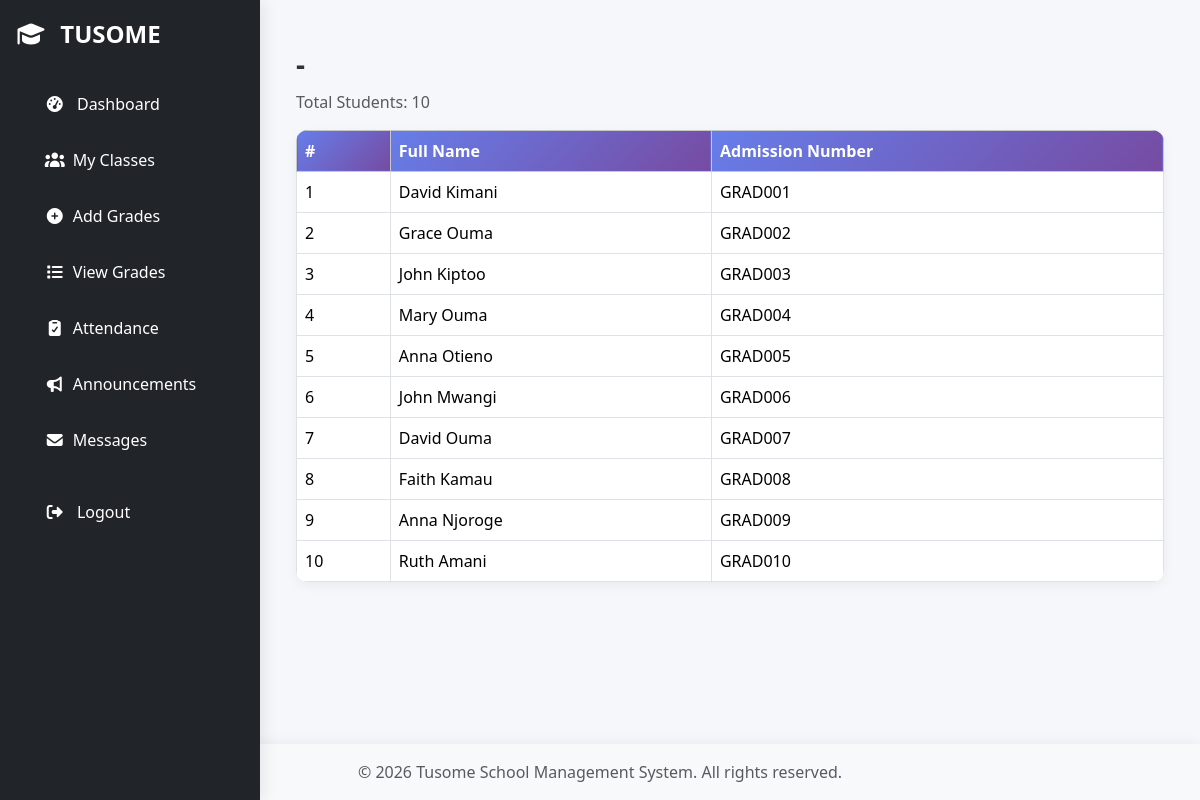
The app's page /teacher/class/1 (signed in) with its own data.
### models.py (models this page shows, shortened)
class Student(db.Model):
    __tablename__ = "students"
    id = db.Column(db.Integer, primary_key=True)
    full_name = db.Column(db.String(100), nullable=False)
    user_id = db.Column(
        db.Integer, db.ForeignKey("users.id"), unique=True, nullable=True
    )
    admission_number = db.Column(db.String(50), unique=True, nullable=False)
    date_of_birth = db.Column(db.Date, nullable=False)
    parent_id = db.Column(db.Integer, db.ForeignKey("users.id"), nullable=True)
    current_class_id = db.Column(db.Integer, db.ForeignKey("classes.id"), nullable=True)
    status = db.Column(db.String(20), default="active")
    pathway = db.Column(
        db.String(50), nullable=True
    )  # STEM / Social Sciences / Arts & Sports
    student_user_profile = db.relationship(
        "User", back_populates="student_profile", foreign_keys=[user_id], uselist=False
    )
    parent = db.relationship(
        "User",
        back_populates="students_as_parent",
        foreign_keys=[parent_id],
        uselist=False,
    )
    current_class = db.relationship(
        "Class",
        back_populates="students",
        foreign_keys=[current_class_id],
        uselist=False,
    )
    attendances = db.relationship(
        "Attendance",
        back_populates="student",
        cascade="all, delete-orphan",
        lazy="select",
    )
    grades = db.relationship(
        "Grade", back_populates="student", cascade="all, delete-orphan", lazy="select"
    )
    fee_statements = db.relationship(
        "FeeStatement",
        back_populates="student",
        cascade="all, delete-orphan",
        lazy="select",
    )
    payments = db.relationship(
        "FeePayment",
        back_populates="student",
        cascade="all, delete-orphan",
        lazy="select",
    )
    teacher_classes = db.Table(
        "teacher_classes",
        db.Column(
            "teacher_id", db.Integer, db.ForeignKey("teachers.id"), primary_key=True
        ),
        db.Column(
            "class_id", db.Integer, db.ForeignKey("classes.id"), primary_key=True
        ),
    )
    teacher_subjects = db.Table(
        "teacher_subjects",
        db.Column(
            "teacher_id", db.Integer, db.ForeignKey("teachers.id"), primary_key=True
        ),
        db.Column(
            "subject_id", db.Integer, db.ForeignKey("subjects.id"), primary_key=True
        ),
    )

### routes/teacher.py (the view)
@teacher_bp.route("/class/<int:class_id>")
@login_required
def class_view(class_id):
    cls = Class.query.get_or_404(class_id)
    if cls.class_teacher_id != current_user.id:
        abort(403)
    students = cls.students  # relationship from Class → Student
    return render_template("teacher/class_view.html", cls=cls, students=students)

### app.py (called while the page is built)
@login_manager.user_loader
def load_user(user_id):
    return User.query.get(int(user_id))

def create_app():
    app = Flask(__name__)
    app.config.from_object(Config)
    app.config["SQLALCHEMY_DATABASE_URI"] = "sqlite:///site.db"
    app.config["SQLALCHEMY_TRACK_MODIFICATIONS"] = False
    app.config["SECRET_KEY"] = "your-secret-key"
    db.init_app(app)
    login_manager.init_app(app)
    migrate.init_app(app, db)
    mail.init_app(app)
    login_manager.login_view = "auth_bp.login"
    @app.context_processor
    def inject_now():
        return {"now": datetime.now()}
    @app.route("/")
    def index():
        return redirect(url_for("auth_bp.login"))
    register_blueprints(app)
    register_cli(app)
    return app

### models.py (called while the page is built)
    def is_admin(self):
        return bool(self.role and self.role.lower() == "admin")

    def is_teacher(self):
        return bool(self.role and self.role.lower() == "teacher")

    def is_parent(self):
        return bool(self.role and self.role.lower() == "parent")

    def is_student(self):
        return bool(self.role and self.role.lower() == "student")

    def is_finance(self):
        return bool(self.role and self.role.lower() == "finance")

### Templates/teacher/class_view.html (shortened to what this page needs)
{% extends "base.html" %}
{% block content %}
    <div class="container mt-4">
        <h3 class="fw-bold">{{ cls.class_name }} - {{ cls.stream }}</h3>
        <p class="text-muted">Total Students: {{ students|length }}</p>
        <table class="table table-bordered mt-3">
            <thead class="table-light">
                <tr>
                    <th>#</th>
                    <th>Full Name</th>
                    <th>Admission Number</th>
                </tr>
            </thead>
            <tbody>
                {% for s in students %}
                    <tr>
                        <td>{{ loop.index }}</td>
                        <td>{{ s.full_name }}</td>
                        <td>{{ s.admission_number }}</td>
                    </tr>
                {% endfor %}
            </tbody>
        </table>
    </div>
{% endblock %}

### static/tom-select.css (style rules this page uses)
:root { --ts-pr-clear-button: 0px; --ts-pr-caret: 0px; --ts-pr-min: .75rem; }

### Templates/base.html (style rules this page uses)
:root { --primary-gradient: linear-gradient(135deg, #4facfe, #00f2fe); --secondary-gradient: linear-gradient(135deg, #667eea, #764ba2); --danger-gradient: linear-gradient(135deg, #ff758c, #ff7eb3); --success-gradient: linear-gradient(135deg, #43e97b, #38f9d7); --dark-bg: #2c3e50; }
body { background: #f5f7fa; font-family: "Segoe UI", Tahoma, Geneva, Verdana, sans-serif; color: #2d3436; animation: fadeIn 0.6s ease-in-out; padding: 0px; display: flex; flex-direction: column; min-height: 100vh; }
.table { border-radius: 12px; overflow: hidden; box-shadow: 0 4px 12px rgba(0, 0, 0, 0.05); }
.table th { background: var(--secondary-gradient); color: #fff; font-weight: 600; }
.table tbody tr { transition: all 0.2s ease; }
html, body { height: 100%; margin: 0; padding: 0; }

### records on screen
Student: full_name "David Kimani", admission_number "GRAD001"
Student: full_name "Grace Ouma", admission_number "GRAD002"
Student: full_name "John Kiptoo", admission_number "GRAD003"
Student: full_name "Mary Ouma", admission_number "GRAD004"
Student: full_name "Anna Otieno", admission_number "GRAD005"
Student: full_name "John Mwangi", admission_number "GRAD006"
Student: full_name "David Ouma", admission_number "GRAD007"
Student: full_name "Faith Kamau", admission_number "GRAD008"
Student: full_name "Anna Njoroge", admission_number "GRAD009"
Student: full_name "Ruth Amani", admission_number "GRAD010"

### other values on screen
{{ students|length }} "10"
